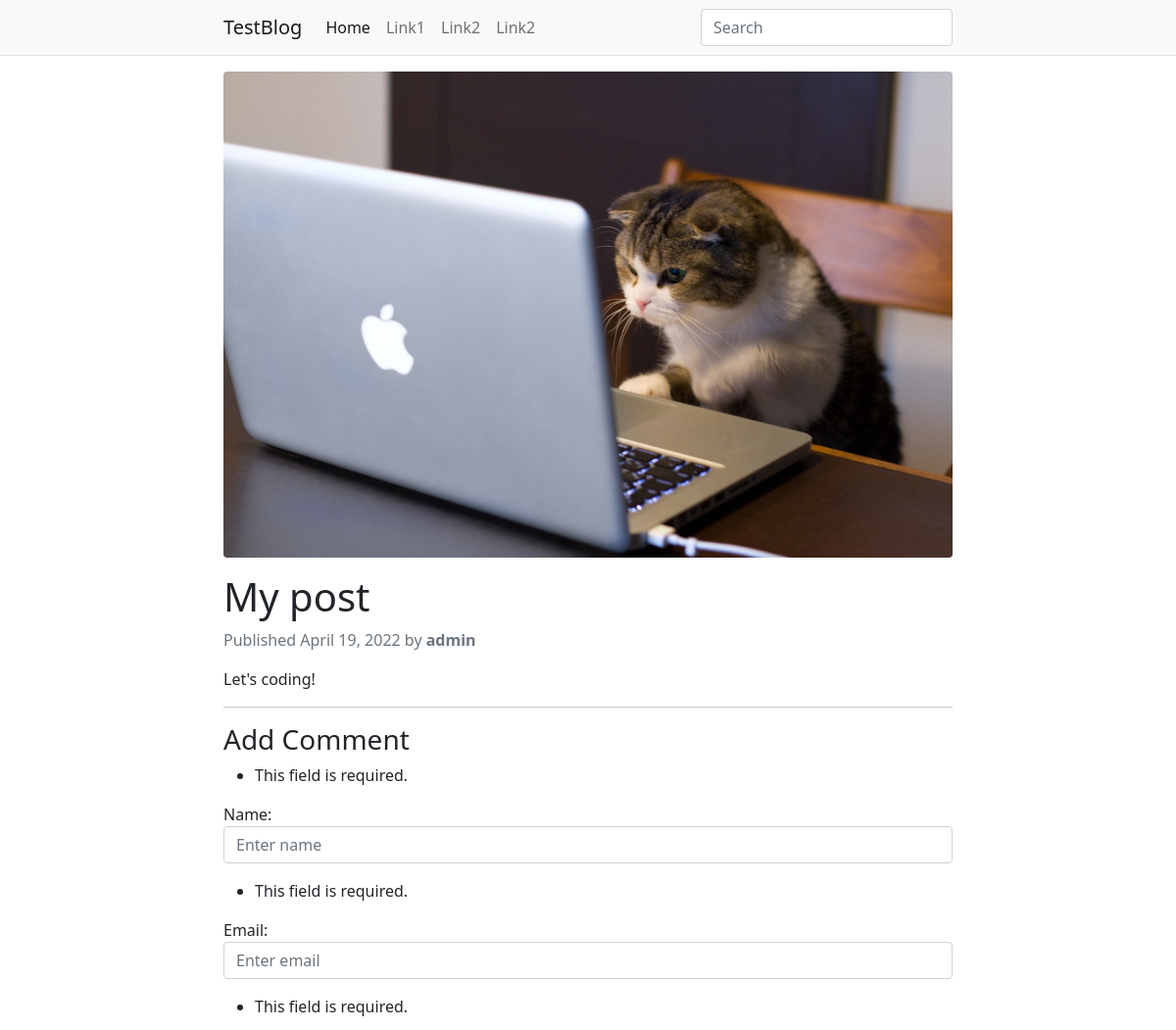
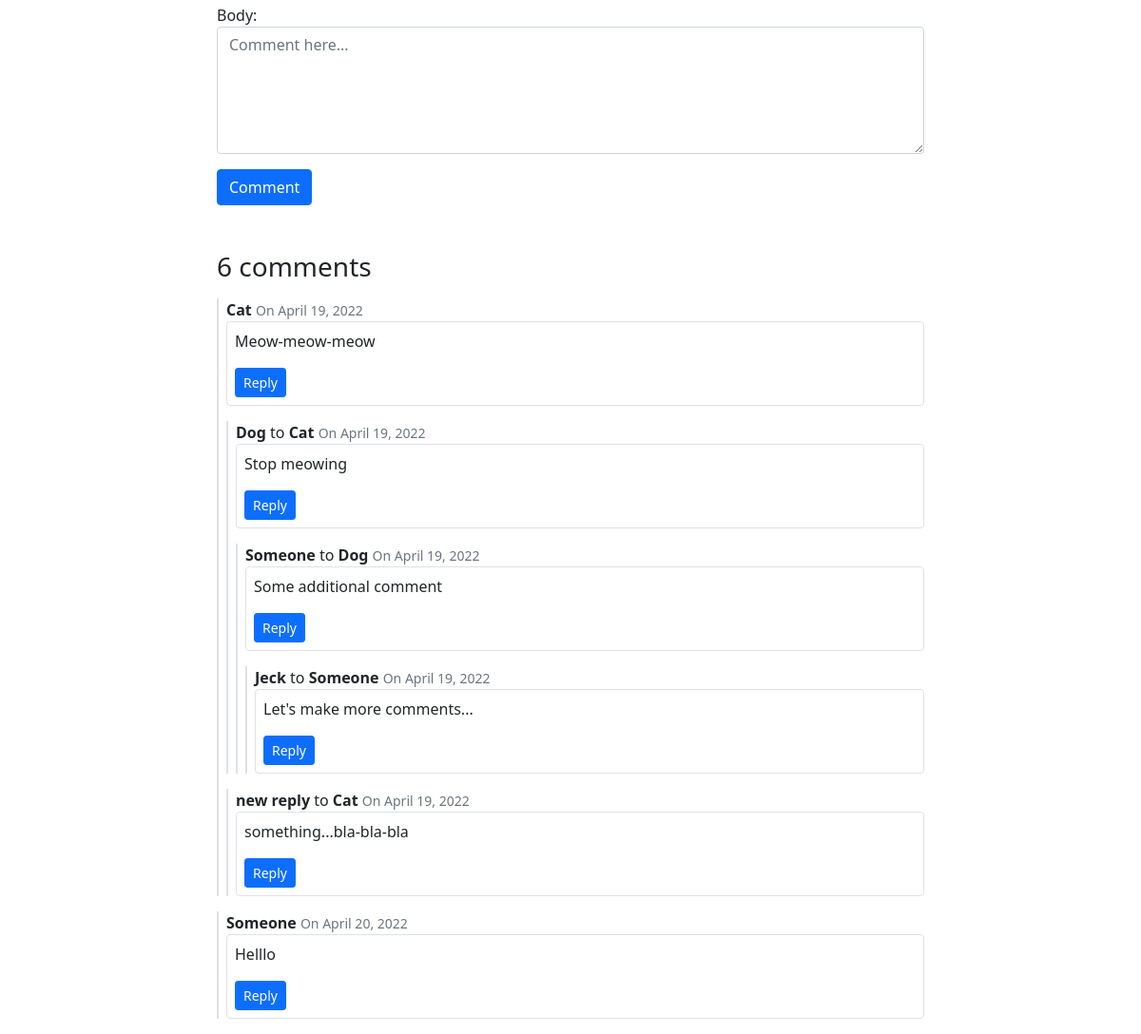
Screenshot of /something-interesting-can-be-here/ with the database file from the repository (2 pictures, top to bottom).
### post/models.py (models this page shows, shortened)
class Post(models.Model):
    STATUS_CHOICES = (('draft', 'Draft'), ('published', 'Published'),)
    title = models.CharField(max_length=250)
    slug = models.SlugField(max_length=250, unique_for_date='publish')
    author = models.ForeignKey(User,on_delete=models.CASCADE,related_name='blog_posts')
    body = RichTextUploadingField()
    image = models.ImageField(upload_to='featured_image/%Y/%m/%d/')
    publish = models.DateTimeField(default=timezone.now)
    created = models.DateTimeField(auto_now_add=True)
    updated = models.DateTimeField(auto_now=True)
    status = models.CharField(max_length=10,choices=STATUS_CHOICES,default='draft')
    class Meta:
        ordering = ('-publish',)
    objects = models.Manager() # The default manager.
    published = PublishedManager() # Custom manager.
    def get_absolute_url(self):
        return reverse('post:post_detail',args=[self.slug])
    def get_comments(self):
        return self.comments.filter(parent=None).filter(active=True)

class Comment(models.Model):
    post = models.ForeignKey(Post, on_delete=models.CASCADE, related_name='comments')
    name = models.CharField(max_length=50)
    email = models.EmailField()
    parent = models.ForeignKey('self', null=True, blank=True, on_delete=models.CASCADE)
    body = models.TextField()
    created = models.DateTimeField(auto_now_add=True)
    updated = models.DateTimeField(auto_now=True)
    active = models.BooleanField(default=True)
    objects = CommentManager()
    class Meta:
        ordering = ('created',)
    def get_comments(self):
        return Comment.objects.filter(parent=self).filter(active=True)

### post/views.py (the view, shortened to what this page needs)
# urls.py: path('<slug:post>/', views.post_detail, name="post_detail"),
def post_detail(request, post):
    post = get_object_or_404(Post,slug=post,status='published')
    comments = post.comments.filter(active=True)
    new_comment = None
    comment_form = CommentForm(data=request.POST) #test
    return render(request, 'post_detail.html',{'post':post,'comments':comments,'comment_form':comment_form})

### post/forms.py
class CommentForm(forms.ModelForm):
    class Meta:
        model = Comment
        fields = ('name', 'email', 'body')
    def __init__(self, *args, **kwargs):
        super(CommentForm, self).__init__(*args, **kwargs)
        self.fields['name'].widget.attrs = {'placeholder': 'Enter name','class':'form-control'}
        self.fields['email'].widget.attrs = {'placeholder': 'Enter email', 'class':'form-control'}
        self.fields['body'].widget.attrs = {'placeholder': 'Comment here...', 'class':'form-control', 'rows':'5'}

### post/models.py (called while the page is built)
    def all(self):
        qs = super(CommentManager, self).filter(parent=None)
        return qs

### templates/post_detail.html (shortened to what this page needs)
{% extends 'base.html' %}
{% block content %}
    <article>
        <figure>
         <img src="{{ post.image.url }}" class="rounded" alt="{{post.title}}">
        </figure>
        <div class="mt-3">
            <h1>{{post.title}}</h1>
            <p class="text-muted">
                Published {{ post.publish.date }} by <strong>{{ post.author }}</strong>
            </p>
        </div>
        <div class="article-body">
            {{ post.body|safe }}
        </div>
    </article>
<hr/>
        <h3>Add Comment</h3>
        <form method="post" action="">
            {{ comment_form.as_p }}
            <button type="submit" class="btn btn-primary">Comment</button>
        </form>
        {% with comments.count as total_comments %}
            <h3 class="mt-5">
                {{ total_comments }} comment{{ total_comments|pluralize }}
            </h3>
        {% endwith %}
        {% if not post.comments.all %}
            No comments yet
        {% else %}
            {% for comment in post.get_comments %}
                {% include 'comment.html' with comment=comment %}
            {% endfor %}
        {% endif %}
{% endblock content %}

### templates/base.html (shortened to what this page needs)
{% load static %}
<!DOCTYPE html>
<html lang="en">
<head>
    <link href="https://cdn.jsdelivr.net/npm/bootstrap@5.0.0-beta3/dist/css/bootstrap.min.css" rel="stylesheet">
    <link href="{% static "css/style.css" %}" rel="stylesheet">
</head>
<body>
  <nav class="navbar navbar-expand-lg navbar-light bg-light border-bottom">
    <div class="container">
      <a class="navbar-brand" href="/">TestBlog</a>
      <div class="collapse navbar-collapse" id="navbarSupportedContent">
        <ul class="navbar-nav me-auto mb-2 mb-lg-0">
          <li class="nav-item">
            <a class="nav-link active" aria-current="page" href="#">Home</a>
          </li>
          <li class="nav-item">
            <a class="nav-link" href="#">Link1</a>
          </li>
          <li class="nav-item">
            <a class="nav-link" href="#">Link2</a>
          </li>
          <li class="nav-item">
            <a class="nav-link" href="#">Link2</a>
          </li>
        </ul>
        <form class="d-flex">
          <input class="form-control mr-0" type="search" placeholder="Search" aria-label="Search">
        </form>
      </div>
    </div>
  </nav>
    <main class="container my-3">
        {% block content %}
        {% endblock content %}
    </main>
</body>
</html>

### templates/comment.html (shortened to what this page needs)
<div class="border-0 border-start border-2 ps-2" id="{{comment.id}}">
        <div class="mt-3">
            <strong>{{comment.name}}</strong>
            {% if  comment.parent.name%} to <strong>{{comment.parent.name}}</strong>{% endif %}
            <small class="text-muted">On {{ comment.created.date }}</small>
        </div>
        <div class="border p-2 rounded">
            <p>{{comment.body}}</p>
            <button class="btn btn-primary btn-sm" onclick="handleReply({{comment.id}})">Reply</button>
        </div>
        {% for comment in comment.get_comments %}
            {% include 'comment.html' with comment=comment %}
        {% endfor %}
</div>

### static/css/style.css (style rules this page uses)
.container { max-width: 768px; width: 100%; }
article img { max-width: 100% !important; height: auto !important; border-radius: .25rem!important; }

### rows the page displays
Post: image (picture), title "My post", publish "April 19, 2022", author "admin", body "Let's coding!"
Comment: name "Cat", created "April 19, 2022", body "Meow-meow-meow"
Comment: name "Dog", parent.name "Cat", created "April 19, 2022", body "Stop meowing"
Comment: name "Someone", parent.name "Dog", created "April 19, 2022", body "Some additional comment"
Comment: name "Jeck", parent.name "Someone", created "April 19, 2022", body "Let's make more comments..."
Comment: name "new reply", parent.name "Cat", created "April 19, 2022", body "something...bla-bla-bla"
Comment: name "Someone", created "April 20, 2022", body "Helllo"

### other values shown
{{ total_comments }} "6"
